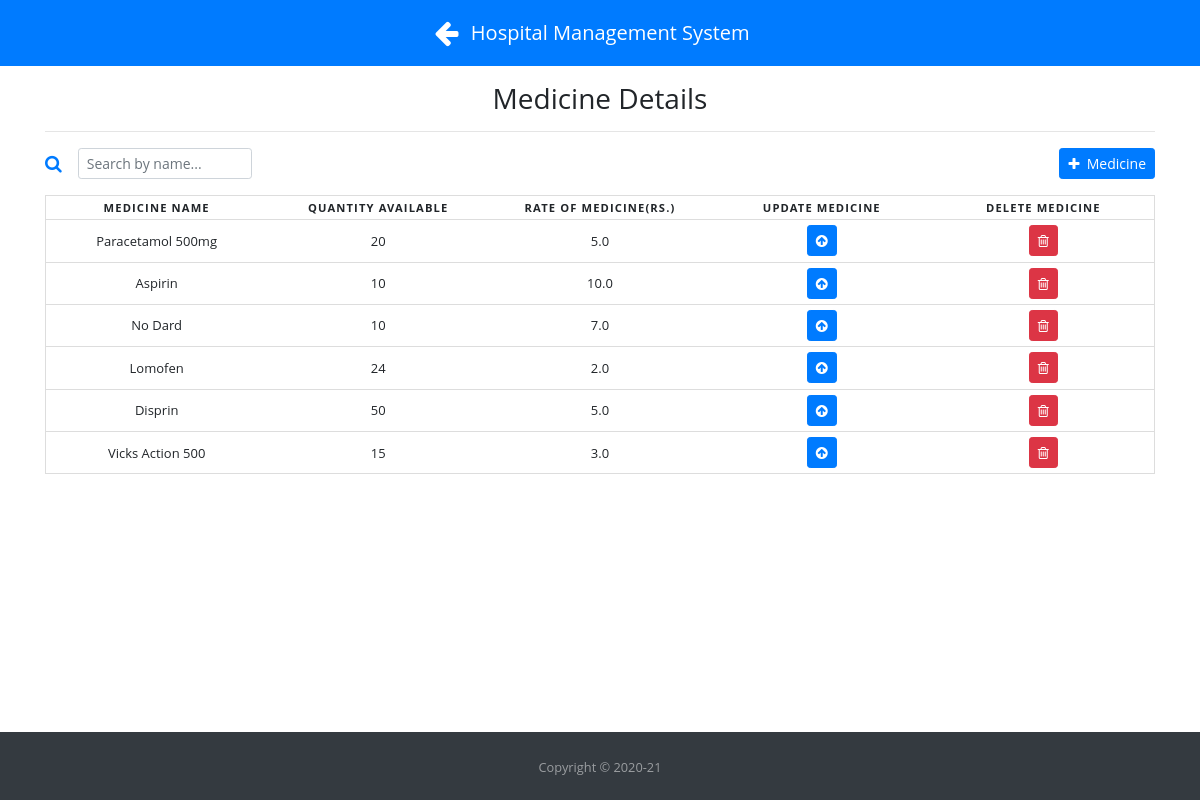
The app's page /medicineDetails (signed in) with its own data.
### app.py (models this page shows, shortened)
class Medicine(db.Model):
    id = db.Column(db.Integer, primary_key=True)
    name = db.Column(db.String(50), unique=True, nullable=False)
    quantity_available = db.Column(db.Integer, nullable=False)
    rate_of_medicine = db.Column(db.Float, nullable=True)

### app.py (the view)
@app.route('/medicineDetails', methods=['GET','POST'])
def medicineDetails():
    if 'loggedin' in session:
        all_medicines = Medicine.query.all()
        if request.method == 'POST' and 'name' in request.form \
            and 'quantity' in request.form and 'rate' in request.form:
            name = request.form['name']
            quantity_available = request.form['quantity']
            rate_of_medicine = request.form['rate']
            med = Medicine(name=name, quantity_available = quantity_available, rate_of_medicine = rate_of_medicine)
            db.session.add(med)
            db.session.commit()
            flash('Medicine added successfully', category='info')
            return redirect(url_for('medicineDetails'))
        else:
            return render_template('medDetails.html', all_medicines=all_medicines)
    else:
        flash('Please Sign-in first!', category='warning')
        return redirect(url_for('index'))

### templates/medDetails.html (shortened to what this page needs)
{% extends "base.html" %}
{% block head %}
<link rel="stylesheet" href="{{ url_for('static', filename='css/floating-labels.css') }}">
<link rel="stylesheet" href="{{ url_for('static', filename='css/ResponsiveTable.css') }}">
{% endblock %}
{% block body %}
    <div class="mb-2 mt-3 text-center">
        <h1 class="h3 mb-3 font-weight-normal">Medicine Details</h1>
        <hr>
    </div>
    <div class="title mt-3">
        <h3 style="display:inline-flex;">
            <form class="form-inline active-cyan-3 active-cyan-4">
                <i class="fa fa-search text-primary" style="font-size: large;" aria-hidden="true"></i>
                <input class="form-control form-control-sm ml-3 w-75" type="text" id="searchField" onkeyup="searchFunction()" title="Type in Medicine Name" placeholder="Search by name..." aria-label="Search">
            </form>
        </h3>
        <a href="#" data-toggle="modal" data-target="#addMedicine" class="btn btn-primary btn-sm text-white" style="display:inline-flex; float: right;"><i class="fa fa-plus mt-1"></i>&nbsp; Medicine</a>
    </div>
    <table class="mt-2" id="medicineTable">
        <thead>
            <tr>
                <th scope="col">Medicine Name</th>
                <th scope="col">Quantity Available</th>
                <th scope="col">Rate of Medicine(Rs.)</th>
                <th scope="col">Update Medicine</th>
                <th scope="col">Delete Medicine</th>
            </tr>
        </thead>
        <tbody>
            {% for medicine in all_medicines %}
                <tr>
                    <td data-label="Medicine Name">{{ medicine.name }}</td>
                    <td data-label="Quantity Available">{{ medicine.quantity_available }}</td>
                    <td data-label="Rate of Medicine(Rs.)">{{ medicine.rate_of_medicine }}</td>
                    <td data-label="Update Medicine"><a href="#" data-toggle="modal" data-target="#update{{ medicine.id }}" class="btn btn-sm btn-primary text-white"><i class="fa fa-arrow-circle-up"></i></a></td>
                    <td data-label="Delete Medicine"><a href="#" data-toggle="modal" data-target="#delete{{ medicine.id }}" class="btn btn-sm btn-danger text-white"><i class="fa fa-trash-o"></i></a></td>
                </tr>
            {% endfor %}
        </tbody>
    </table>
{% endblock %}

### templates/base.html (shortened to what this page needs)
<!DOCTYPE html>
<html lang="en">
<head>
    <link rel="stylesheet" href="{{ url_for('static', filename='css/style.css') }}">
    <link rel="stylesheet" href="https://stackpath.bootstrapcdn.com/bootstrap/4.3.1/css/bootstrap.min.css"
>
    <link href="https://stackpath.bootstrapcdn.com/font-awesome/4.7.0/css/font-awesome.min.css" rel="stylesheet" type="text/css">
    {% block head %} {% endblock %}
</head>
<body class="d-flex flex-column">
    <nav class="navbar navbar-expand-md navbar-dark bg-primary justify-content-center">
      {% if not home and not index %}
        <h3 class="mt-2"><a href="{{ url_for('home') }}" style="color: white;"><i class="fa fa-arrow-left"></i></a></h3>
      {% endif %}
        <a class="navbar-brand" href="/">
          Hospital Management System
        </a>
    </nav>
    <div id="page-content">
        <div class="container">
            {% block body %} {% endblock %}
        </div>
    </div>
    <footer id="sticky-footer" class="py-4 bg-dark text-white-50">
        <div class="container text-center">
            <small>Copyright &copy; 2020-21</small>
        </div>
    </footer>
</body>
</html>

### static/css/style.css (style rules this page uses)
html, body { height: 100%; }
#page-content { flex: 1 0 auto; }
#sticky-footer { flex-shrink: none; }

### static/css/ResponsiveTable.css (style rules this page uses)
body { font-family: "Open Sans", sans-serif; line-height: 1.25; }
table { border: 1px solid #ccc; border-collapse: collapse; margin: 0; padding: 0; width: 100%; table-layout: fixed; }
table tr { background-color: white; border: 1px solid #ddd; padding: .35em; font-size: 13px; }
table th, table td { padding: .4em; text-align: center; }
table th { font-size: .7rem; letter-spacing: .1em; text-transform: uppercase; }

### records on screen
Medicine: name "Paracetamol 500mg", quantity_available "20", rate_of_medicine "5.0"
Medicine: name "Aspirin", quantity_available "10", rate_of_medicine "10.0"
Medicine: name "No Dard", quantity_available "10", rate_of_medicine "7.0"
Medicine: name "Lomofen", quantity_available "24", rate_of_medicine "2.0"
Medicine: name "Disprin", quantity_available "50", rate_of_medicine "5.0"
Medicine: name "Vicks Action 500", quantity_available "15", rate_of_medicine "3.0"
